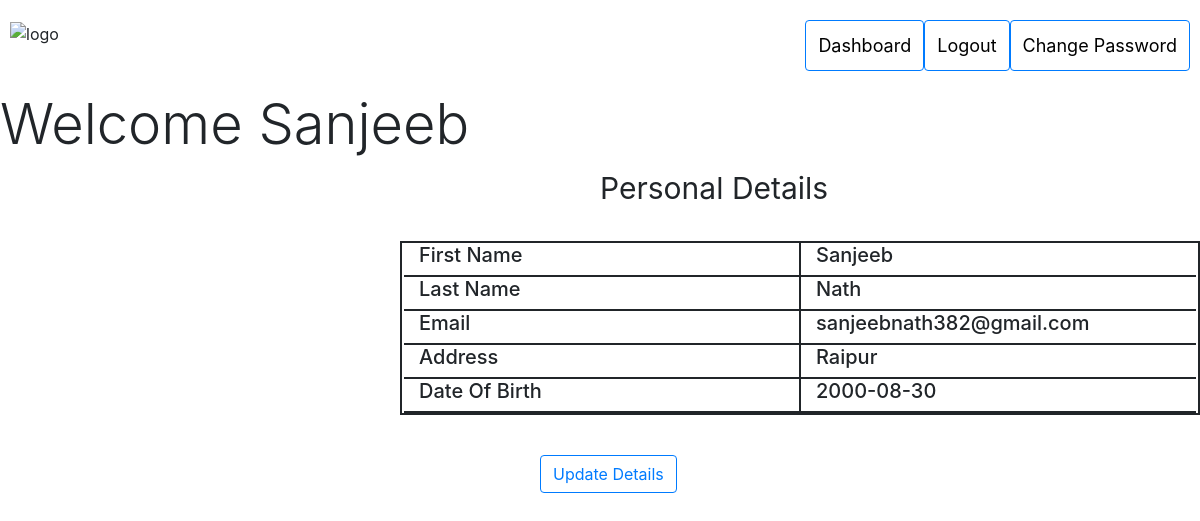
The app's page /StudentDetails.php (signed in) with its own data.
### tables this page shows
CREATE TABLE `students` (
  `FirstName` varchar(255) NOT NULL,
  `LastName` varchar(255) NOT NULL,
  `Email` varchar(255) NOT NULL,
  `SID` varchar(255) NOT NULL,
  `Password` text NOT NULL,
  `Adderess` varchar(255) DEFAULT NULL,
  `PhoneNumber` varchar(255) DEFAULT NULL,
  `DOB` varchar(255) DEFAULT NULL,
  `Semester` varchar(255) NOT NULL,
  `campus` varchar(255) NOT NULL,
  `Date of Registration` date NOT NULL DEFAULT current_timestamp()
);

### StudentDetails.php (the view, shortened to what this page needs)
<?php
  require_once('./Config.php');
  $id = $_SESSION['id'];
  $query= "SELECT * from students WHERE sid='$id'";
  $result= $con->query($query);
  $record = $result->fetch_array();
  $lname= $record['LastName'];
  $email = $record['Email'];
  $adderess= $record['Adderess'];
  $dob = $record['DOB'];
?>
<!DOCTYPE html>
<html>
    <head>
      <link rel="stylesheet" href="https://stackpath.bootstrapcdn.com/bootstrap/4.4.1/css/bootstrap.min.css">
    </head>
    <body>
    <div class="header">
      <img src="./images/logo2.jpeg" alt="logo" style="height:100px;width:400px">
      <div class="header-right">
      <a href="Student Dashborad1.php" class="btn btn-outline-primary">Dashboard</a>
        <a href="studentLogout.php" class="btn btn-outline-primary">Logout</a>
        <a href="studentsecure.php" class="btn btn-outline-primary">Change Password</a>
      </div>
    </div>
    <h4 class="display-4">Welcome <?php  echo $_SESSION['username'];?></h4>
    <a  style="margin-top:200px;margin-left:600px;font-size:30px">Personal Details</a>
    <div style="margin-top:30px;margin-left:400px;width:800px;overflow:none;border:solid 2px">
        <div class="d-flex flex-column" style="overflow:none">
            <div class="row" style="border-bottom:2px solid;margin-left:2px;margin-right:2px">
                <div class="col" style="width:50%;border-right:2px solid;"><h5>First Name</h5></div>
                <div class="col" style="width:50%"><h5><?php echo $_SESSION['username'];?></h5></div>
            </div>
        </div>
        <div class="d-flex flex-column" style="overflow:none">
            <div class="row" style="border-bottom:2px solid;margin-left:2px;margin-right:2px">
              <div class="col" style="width:50%;border-right:2px solid;"><h5>Last Name</h5></div>
              <div class="col" style="width:50%"><h5><?php echo $lname;?></h5></div>
            </div>
            </div>
            <div class="d-flex flex-column" style="overflow:none">
            <div class="row" style="border-bottom:2px solid;margin-left:2px;margin-right:2px">
              <div class="col" style="width:50%;border-right:2px solid;"><h5>Email</h5></div>
              <div class="col" style="width:50%"><h5><?php echo $email;?></h5></div>
            </div>
        </div>
        <div class="d-flex flex-column" style="overflow:none">
            <div class="row" style="border-bottom:2px solid;margin-left:2px;margin-right:2px">
              <div class="col" style="width:50%;border-right:2px solid;"><h5>Address</h5></div>
              <div class="col" style="width:50%"><h5><?php echo $adderess;?></h5></div>
            </div>
        </div>
        <div class="d-flex flex-column" style="overflow:none">
            <div class="row" style="border-bottom:2px solid;margin-left:2px;margin-right:2px">
              <div class="col" style="width:50%;border-right:2px solid;"><h5>Date Of Birth</h5></div>
              <div class="col" style="width:50%"><h5><?php echo $dob;?></h5></div>
            </div>
        </div>
    </div>
    <a href="studentUpdate.php" class="btn btn-outline-primary" style="margin-top:40px;margin-left:45%">Update Details</a>
   </body>
</html>

### StudentDetails.php (style rules this page uses)
.header { overflow: hidden; background-color: #ffffff; padding: 20px 10px; }
.header a { float: left; color: black; text-align: center; padding: 12px; text-decoration: none; font-size: 18px; line-height: 25px; border-radius: 4px; }
.header-right { float: right; }

### records on screen
students: LastName "Nath", Email "sanjeebnath382@gmail.com", Adderess "Raipur", DOB "2000-08-30"

### other values on screen
$_SESSION['username'] "Sanjeeb"
